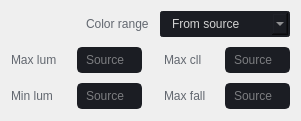
               <widget class="QWidget" name="layoutWidget_16">
                <property name="geometry">
                 <rect>
                  <x>40</x>
                  <y>10</y>
                  <width>301</width>
                  <height>121</height>
                 </rect>
                </property>
                <layout class="QVBoxLayout" name="verticalLayout_53">
                 <property name="spacing">
                  <number>10</number>
                 </property>
                 <property name="bottomMargin">
                  <number>0</number>
                 </property>
                 <item>
                  <layout class="QHBoxLayout" name="horizontalLayout_37">
                   <property name="spacing">
                    <number>0</number>
                   </property>
                   <item>
                    <spacer name="horizontalSpacer_25">
                     <property name="orientation">
                      <enum>Qt::Horizontal</enum>
                     </property>
                     <property name="sizeType">
                      <enum>QSizePolicy::Fixed</enum>
                     </property>
                     <property name="sizeHint" stdset="0">
                      <size>
                       <width>75</width>
                       <height>20</height>
                      </size>
                     </property>
                    </spacer>
                   </item>
                   <item>
                    <widget class="QLabel" name="label_credits_64">
                     <property name="minimumSize">
                      <size>
                       <width>0</width>
                       <height>26</height>
                      </size>
                     </property>
                     <property name="maximumSize">
                      <size>
                       <width>16777215</width>
                       <height>26</height>
                      </size>
                     </property>
                     <property name="styleSheet">
                      <string notr="true">color: rgb(98, 103, 111);</string>
                     </property>
                     <property name="text">
                      <string>Color range</string>
                     </property>
                    </widget>
                   </item>
                   <item>
                    <widget class="QComboBox" name="comboBox_color_range">
                     <property name="enabled">
                      <bool>true</bool>
                     </property>
                     <property name="minimumSize">
                      <size>
                       <width>130</width>
                       <height>26</height>
                      </size>
                     </property>
                     <property name="maximumSize">
                      <size>
                       <width>130</width>
                       <height>26</height>
                      </size>
                     </property>
                     <property name="autoFillBackground">
                      <bool>false</bool>
                     </property>
                     <property name="styleSheet">
                      <string notr="true">QComboBox{
	color: rgb(210, 210, 210);
	background-color: rgb(27, 29, 35);
	border-radius: 3px;
	border: 2px solid rgb(27, 29, 35);
	padding: 3px;
	padding-left: 10px;
}
QComboBox:disabled{
	color: rgb(98, 103, 111);
	background-color: rgb(27, 29, 35);
	border-radius: 3px;
	border: 2px solid rgb(27, 29, 35);
	padding: 3px;
	padding-left: 10px;
}
QComboBox:hover{
	border: 2px solid rgb(64, 71, 88);
}
QComboBox::drop-down {
	subcontrol-origin: padding;
	subcontrol-position: top right;
	width: 25px; 
	border-left-width: 3px;
	border-left-color: rgba(39, 44, 54, 150);
	border-left-style: solid;
	border-top-right-radius: 3px;
	border-bottom-right-radius: 3px;	
	background-image: url(:/16x16/icons/16x16/cil-arrow-bottom.png);
	background-position: center;
	background-repeat: no-reperat;
 }
QComboBox QAbstractItemView {
	color: rgb(85, 170, 255);	
	background-color: rgb(27, 29, 35);
	padding: 10px;
	selection-background-color: rgb(39, 44, 54);
}</string>
                     </property>
                     <property name="currentText">
                      <string>From source</string>
                     </property>
                     <property name="maxCount">
                      <number>20</number>
                     </property>
                     <property name="iconSize">
                      <size>
                       <width>16</width>
                       <height>16</height>
                      </size>
                     </property>
                     <property name="placeholderText">
                      <string notr="true"/>
                     </property>
                     <property name="frame">
                      <bool>true</bool>
                     </property>
                     <item>
                      <property name="text">
                       <string>From source</string>
                      </property>
                     </item>
                     <item>
                      <property name="text">
                       <string>Full</string>
                      </property>
                     </item>
                     <item>
                      <property name="text">
                       <string>Limited</string>
                      </property>
                     </item>
                    </widget>
                   </item>
                  </layout>
                 </item>
                 <item>
                  <layout class="QHBoxLayout" name="horizontalLayout_38">
                   <property name="spacing">
                    <number>6</number>
                   </property>
                   <item>
                    <layout class="QHBoxLayout" name="horizontalLayout_39">
                     <property name="spacing">
                      <number>6</number>
                     </property>
                     <item>
                      <layout class="QVBoxLayout" name="verticalLayout_54">
                       <property name="spacing">
                        <number>10</number>
                       </property>
                       <item>
                        <widget class="QLabel" name="label_credits_92">
                         <property name="minimumSize">
                          <size>
                           <width>60</width>
                           <height>26</height>
                          </size>
                         </property>
                         <property name="maximumSize">
                          <size>
                           <width>60</width>
                           <height>26</height>
                          </size>
                         </property>
                         <property name="autoFillBackground">
                          <bool>false</bool>
                         </property>
                         <property name="styleSheet">
                          <string notr="true">color: rgb(98, 103, 111);</string>
                         </property>
                         <property name="text">
                          <string>Max lum</string>
                         </property>
                        </widget>
                       </item>
                       <item>
                        <widget class="QLabel" name="label_credits_105">
                         <property name="minimumSize">
                          <size>
                           <width>60</width>
                           <height>26</height>
                          </size>
                         </property>
                         <property name="maximumSize">
                          <size>
                           <width>60</width>
                           <height>26</height>
                          </size>
                         </property>
                         <property name="autoFillBackground">
                          <bool>false</bool>
                         </property>
                         <property name="styleSheet">
                          <string notr="true">color: rgb(98, 103, 111);</string>
                         </property>
                         <property name="text">
                          <string>Min lum</string>
                         </property>
                        </widget>
                       </item>
                      </layout>
                     </item>
                     <item>
                      <layout class="QVBoxLayout" name="verticalLayout_55">
                       <property name="spacing">
                        <number>10</number>
                       </property>
                       <item>
                        <widget class="QLineEdit" name="lineEdit_max_lum">
                         <property name="enabled">
                          <bool>true</bool>
                         </property>
                         <property name="minimumSize">
                          <size>
                           <width>65</width>
                           <height>26</height>
                          </size>
                         </property>
                         <property name="maximumSize">
                          <size>
                           <width>65</width>
                           <height>26</height>
                          </size>
                         </property>
                         <property name="styleSheet">
                          <string notr="true">QLineEdit {
	color: rgb(220, 220, 220);	
	background-color: rgba(27, 29, 35, 255);
	border-radius: 5px;
	border: 2px solid rgb(27, 29, 35);
	padding-left: 5px;
}
QLineEdit:hover {
	border: 2px solid rgb(64, 71, 88);
}
QLineEdit:focus {
	border: 2px solid rgb(91, 101, 124);
}
QLineEdit:disabled{
	color: rgb(98, 103, 111);
	background-color: rgb(27, 29, 35);
	border-radius: 5px;
	border: 2px solid rgb(27, 29, 35);
	padding-left: 5px;
}</string>
                         </property>
                         <property name="text">
                          <string/>
                         </property>
                         <property name="placeholderText">
                          <string>Source</string>
                         </property>
                        </widget>
                       </item>
                       <item>
                        <widget class="QLineEdit" name="lineEdit_min_lum">
                         <property name="minimumSize">
                          <size>
                           <width>65</width>
                           <height>26</height>
                          </size>
                         </property>
                         <property name="maximumSize">
                          <size>
                           <width>65</width>
                           <height>26</height>
                          </size>
                         </property>
                         <property name="styleSheet">
                          <string notr="true">QLineEdit {
	color: rgb(220, 220, 220);	
	background-color: rgba(27, 29, 35, 255);
	border-radius: 5px;
	border: 2px solid rgb(27, 29, 35);
	padding-left: 5px;
}
QLineEdit:hover {
	border: 2px solid rgb(64, 71, 88);
}
QLineEdit:focus {
	border: 2px solid rgb(91, 101, 124);
}
QLineEdit:disabled{
	color: rgb(98, 103, 111);
	background-color: rgb(27, 29, 35);
	border-radius: 5px;
	border: 2px solid rgb(27, 29, 35);
	padding-left: 5px;
}</string>
                         </property>
                         <property name="text">
                          <string/>
                         </property>
                         <property name="placeholderText">
                          <string>Source</string>
                         </property>
                        </widget>
                       </item>
                      </layout>
                     </item>
                    </layout>
                   </item>
                   <item>
                    <spacer name="horizontalSpacer_2">
                     <property name="orientation">
                      <enum>Qt::Horizontal</enum>
                     </property>
                     <property name="sizeHint" stdset="0">
                      <size>
                       <width>40</width>
                       <height>20</height>
                      </size>
                     </property>
                    </spacer>
                   </item>
                   <item>
                    <layout class="QHBoxLayout" name="horizontalLayout_40">
                     <item>
                      <layout class="QVBoxLayout" name="verticalLayout_56">
                       <property name="spacing">
                        <number>10</number>
                       </property>
                       <item>
                        <widget class="QLabel" name="label_credits_106">
                         <property name="minimumSize">
                          <size>
                           <width>55</width>
                           <height>26</height>
                          </size>
                         </property>
                         <property name="maximumSize">
                          <size>
                           <width>55</width>
                           <height>26</height>
                          </size>
                         </property>
                         <property name="autoFillBackground">
                          <bool>false</bool>
                         </property>
                         <property name="styleSheet">
                          <string notr="true">color: rgb(98, 103, 111);</string>
                         </property>
                         <property name="text">
                          <string>Max cll</string>
                         </property>
                        </widget>
                       </item>
                       <item>
                        <widget class="QLabel" name="label_credits_107">
                         <property name="minimumSize">
                          <size>
                           <width>55</width>
                           <height>26</height>
                          </size>
                         </property>
                         <property name="maximumSize">
                          <size>
                           <width>55</width>
                           <height>26</height>
                          </size>
                         </property>
                         <property name="autoFillBackground">
                          <bool>false</bool>
                         </property>
                         <property name="styleSheet">
                          <string notr="true">color: rgb(98, 103, 111);</string>
                         </property>
                         <property name="text">
                          <string>Max fall</string>
                         </property>
                        </widget>
                       </item>
                      </layout>
                     </item>
                     <item>
                      <layout class="QVBoxLayout" name="verticalLayout_57">
                       <property name="spacing">
                        <number>10</number>
                       </property>
                       <item>
                        <widget class="QLineEdit" name="lineEdit_max_cll">
                         <property name="minimumSize">
                          <size>
                           <width>65</width>
                           <height>26</height>
                          </size>
                         </property>
                         <property name="maximumSize">
                          <size>
                           <width>65</width>
                           <height>26</height>
                          </size>
                         </property>
                         <property name="styleSheet">
                          <string notr="true">QLineEdit {
	color: rgb(220, 220, 220);	
	background-color: rgba(27, 29, 35, 255);
	border-radius: 5px;
	border: 2px solid rgb(27, 29, 35);
	padding-left: 5px;
}
QLineEdit:hover {
	border: 2px solid rgb(64, 71, 88);
}
QLineEdit:focus {
	border: 2px solid rgb(91, 101, 124);
}
QLineEdit:disabled{
	color: rgb(98, 103, 111);
	background-color: rgb(27, 29, 35);
	border-radius: 5px;
	border: 2px solid rgb(27, 29, 35);
	padding-left: 5px;
}</string>
                         </property>
                         <property name="text">
                          <string/>
                         </property>
                         <property name="placeholderText">
                          <string>Source</string>
                         </property>
                        </widget>
                       </item>
                       <item>
                        <widget class="QLineEdit" name="lineEdit_max_fall">
                         <property name="minimumSize">
                          <size>
                           <width>65</width>
                           <height>26</height>
                          </size>
                         </property>
                         <property name="maximumSize">
                          <size>
                           <width>65</width>
                           <height>26</height>
                          </size>
                         </property>
                         <property name="styleSheet">
                          <string notr="true">QLineEdit {
	color: rgb(220, 220, 220);	
	background-color: rgba(27, 29, 35, 255);
	border-radius: 5px;
	border: 2px solid rgb(27, 29, 35);
	padding-left: 5px;
}
QLineEdit:hover {
	border: 2px solid rgb(64, 71, 88);
}
QLineEdit:focus {
	border: 2px solid rgb(91, 101, 124);
}
QLineEdit:disabled{
	color: rgb(98, 103, 111);
	background-color: rgb(27, 29, 35);
	border-radius: 5px;
	border: 2px solid rgb(27, 29, 35);
	padding-left: 5px;
}</string>
                         </property>
                         <property name="text">
                          <string/>
                         </property>
                         <property name="placeholderText">
                          <string>Source</string>
                         </property>
                        </widget>
                       </item>
                      </layout>
                     </item>
                    </layout>
                   </item>
                  </layout>
                 </item>
                 <item>
                  <spacer name="verticalSpacer_18">
                   <property name="orientation">
                    <enum>Qt::Vertical</enum>
                   </property>
                   <property name="sizeHint" stdset="0">
                    <size>
                     <width>20</width>
                     <height>40</height>
                    </size>
                   </property>
                  </spacer>
                 </item>
                </layout>
               </widget>
